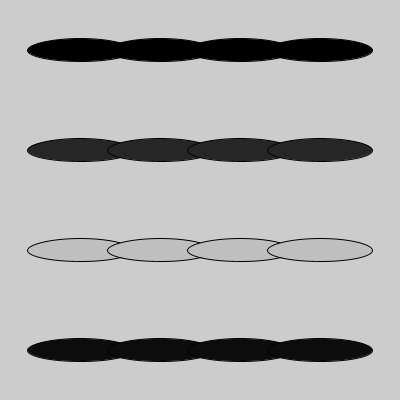
Frame 1 (no input)
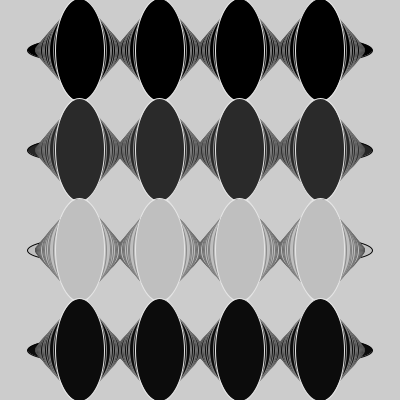
Frame 60 (the mouse pressed at the canvas centre just before this capture)
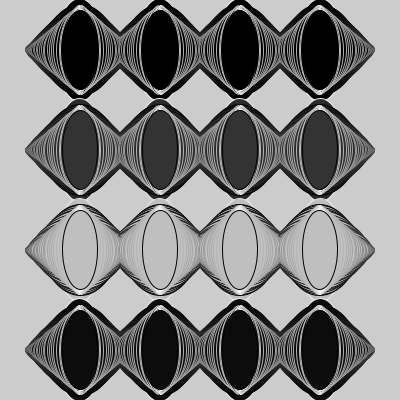
Frame 120 (the mouse held since frame 60 and released just before this capture)

The Processing sketch that drew these frames (run headless with seeded random() and noise(); from frame 60 on, the mouse is pressed at the canvas centre):

// Processing sketch: processing_41554
// ── processing_41554.pde

int prevSec;
int millisRolloverTime;
int nCircles = 4;

void setup() {
  size(400, 400);
  millisRolloverTime = 0;
}

void draw() {
  smooth();
  noFill ();
  //background(255);
  fill(0);
  int H = hour();
  int M = minute();
  int S = second();

  if (prevSec != S) {
    millisRolloverTime = millis();
  } 
  prevSec = S;
  int mils = millis() - millisRolloverTime;
  
  float centerX   = 10;
  float centerY   = 10;
  float amplitude = 100.0;
  float period    = 0.003;
  float xPos = centerX + amplitude * sin(millis()*period);
  float yPos = centerY + amplitude * cos(millis()*period);
  


  for (int i=0; i< nCircles; i+=1) {
    float strokeColor = map(mils, 0, 1000, 0, 255);
    stroke (strokeColor);
    ellipse (80+80*i, 50, xPos, yPos);
  }

  for (int i=0; i< nCircles; i+=1) {
    float fillColor = map(S, 0, 60, 0, 255);
    fill (fillColor);
    ellipse (80+80*i, 150, xPos, yPos);
  } 

  for (int i=0; i< nCircles; i+=1) {
    float fillColor = map(M, 0, 60, 0, 255);
    fill (fillColor);
    ellipse (80+80*i, 250, xPos, yPos);
  }

  for (int i=0; i< nCircles; i+=1) {
    float fillColor = map(H, 0, 60, 0, 255);
    fill (fillColor);

    ellipse (80+80*i, 350, xPos, yPos);
  }
}

                
                
